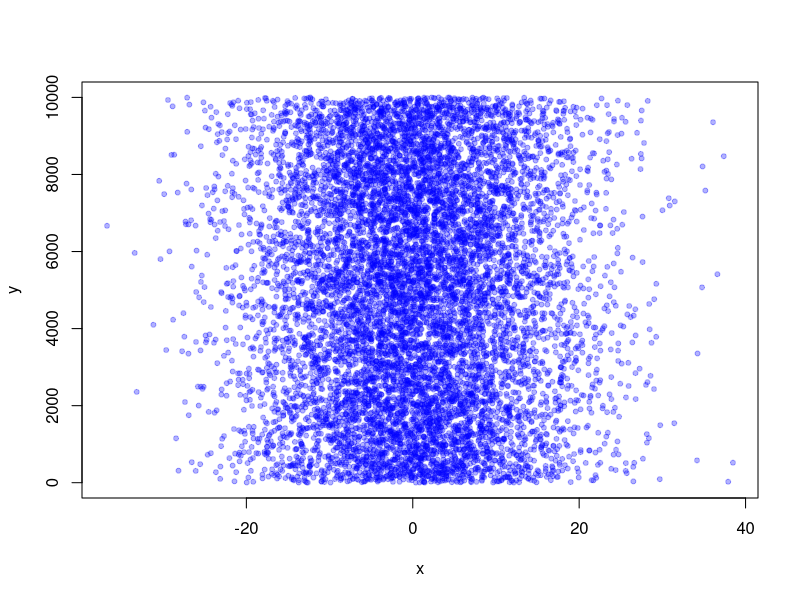
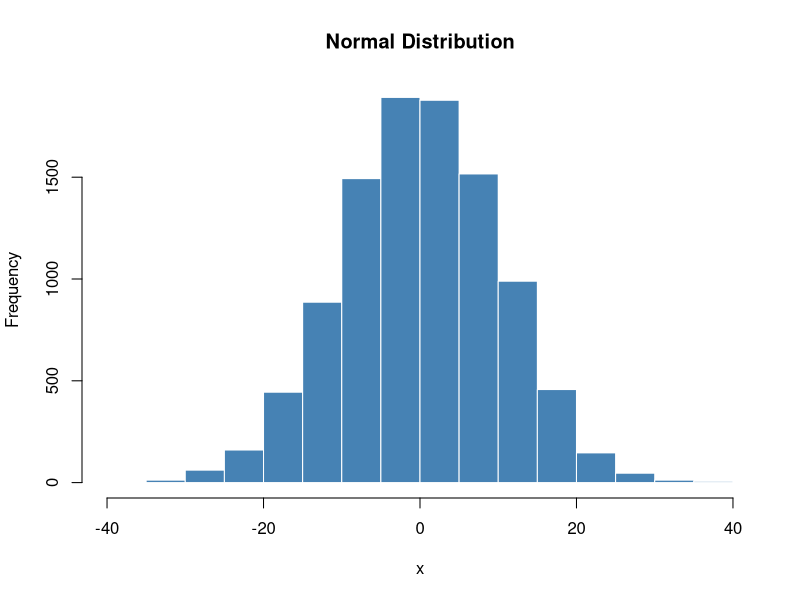
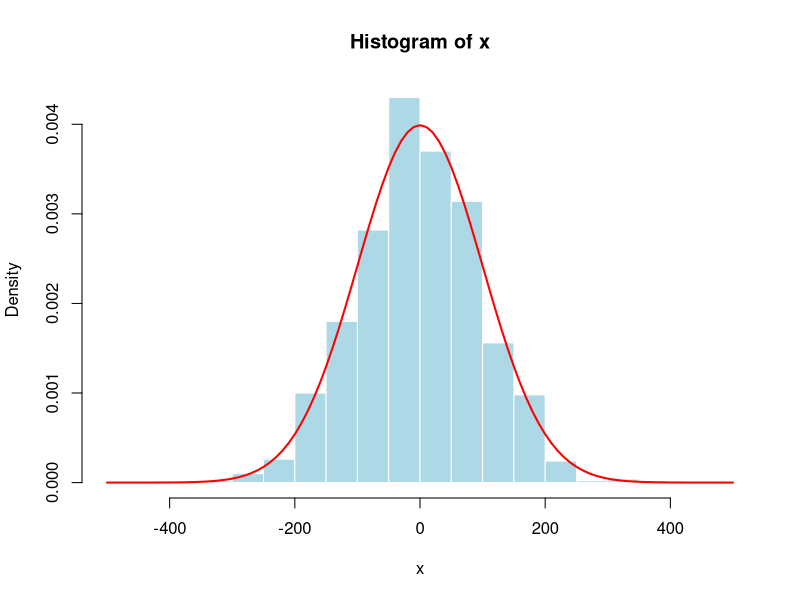
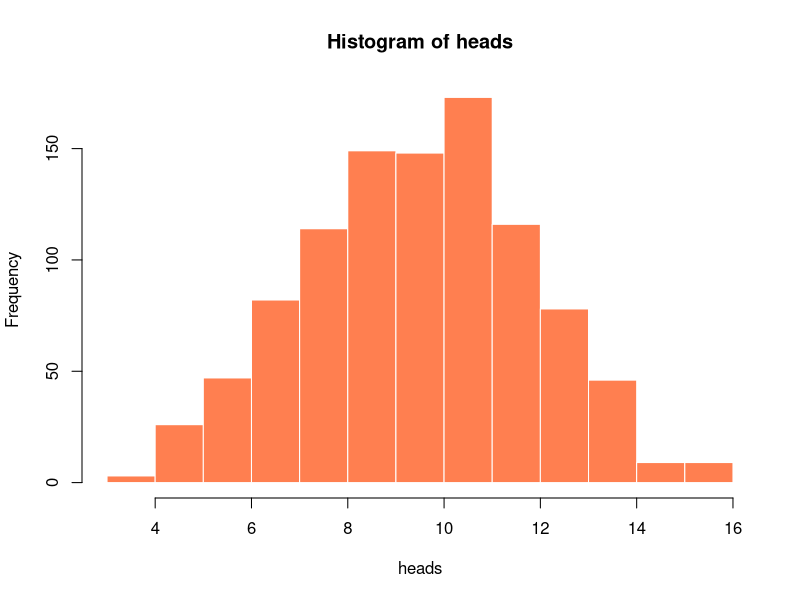
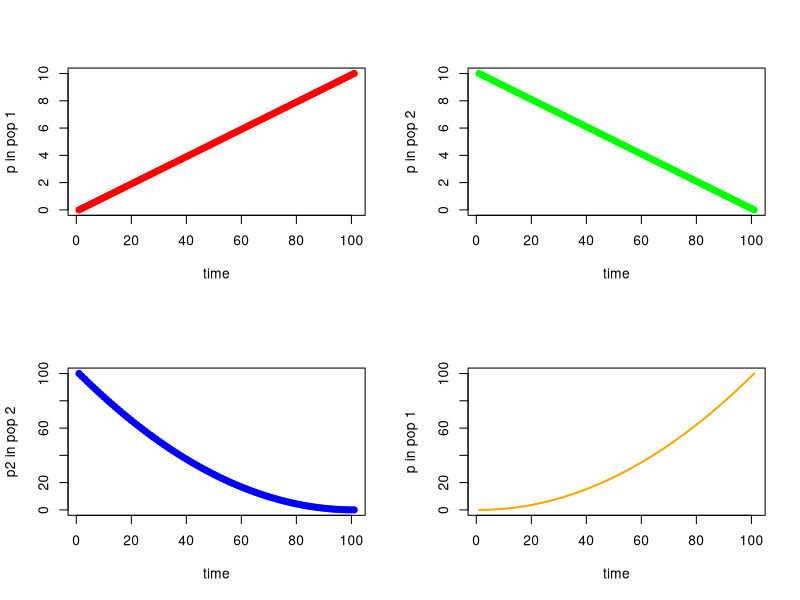
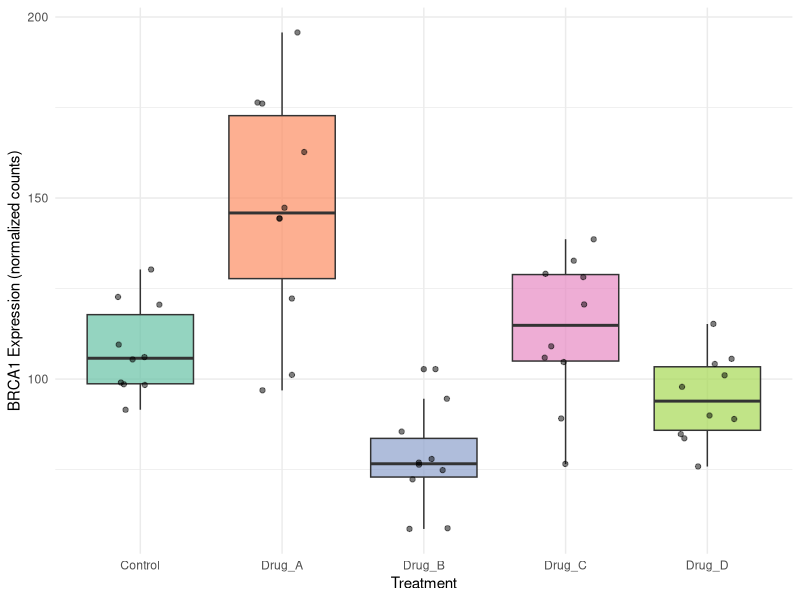

These figures' R source, in order:
## ---- chunk 1
#| label: setup
#| include: false

# Core data manipulation and visualization
library(tidyverse)
library(knitr)
library(readxl)

# Statistical analysis packages
library(MASS)        # LDA, robust regression
library(pwr)         # Power analysis
library(boot)        # Bootstrap methods
library(car)         # Companion to Applied Regression
library(survival)    # Survival analysis
library(nlme)        # Mixed effects models
library(broom)       # Tidy model output
library(emmeans)     # Estimated marginal means

# Set consistent theme for all plots
theme_set(theme_minimal(base_size = 14))

# Set seed for reproducibility
set.seed(2026)
## ---- chunk 2
#| label: basic-math
#| echo: true

4*4
(4+3*2^2)
## ---- chunk 3
#| label: assigning-variables
#| echo: true

x <- 2
x*3
y <- x * 3
y-2
## ---- chunk 4
#| label: week1-arithmetic-functions
#| echo: true

y <- 67
x <- 124
z <- (x*y)^2
print(z)
## ---- chunk 5
#| label: week1-strings-example
#| echo: true

x <- "I Love"
y <- "Biostatistics"
z <- c(x,y)
print(z)
## ---- chunk 6
#| label: week1-factors-example
#| eval: true
#| echo: true

z <- "low, medium, high"
z_factor <- as.factor(z)
print(z_factor)
## ---- chunk 7
#| label: example-vectors
#| echo: true

x <- c(2,3,4,2,1,2,4,5,10,8,9)
print(x)
## ---- chunk 8
#| label: week1-seq-example
#| echo: true

seq_1 <- seq(0.0, 10.0, by = 0.1)
print(seq_1)
## ---- chunk 9
#| label: week1-seq-squared
#| echo: true

seq_2 <- seq(10.0, 0.0, by = -0.1)
seq_square <- (seq_2)^2
print(seq_square)
## ---- chunk 10
#| label: fig-samples-output
#| fig-cap: "Random samples from distributions"
#| out-width: "70%"
#| echo: false
#| eval: true

x <- rnorm(10000, 0, 10)
y <- sample(1:10000, 10000, replace = T)
plot(x, y, pch = 20, col = rgb(0, 0, 1, 0.3))
## ---- chunk 11
#| label: fig-histogram-output
#| fig-cap: "Histogram of normally distributed data"
#| out-width: "70%"
#| echo: false
#| eval: true

x <- rnorm(10000, 0, 10)
hist(x, col = "steelblue", border = "white", main = "Normal Distribution")
## ---- chunk 12
#| label: fig-normal-curve-output
#| fig-cap: "Histogram with density curve overlay"
#| out-width: "70%"
#| echo: false
#| eval: true

x <- rnorm(1000, 0, 100)
hist(x, xlim = c(-500,500), col = "lightblue", border = "white", freq = FALSE)
curve(dnorm(x, 0, 100), xlim = c(-500,500), add=TRUE, col='Red', lwd=2)
## ---- chunk 13
#| label: fig-binomial-output
#| fig-cap: "Binomial distribution: 10 successes (out of 20 trials) is most frequent"
#| out-width: "60%"
#| echo: false
#| eval: true

heads <- rbinom(n=1000, size=20, prob=0.5)
hist(heads, col = "coral", border = "white")
## ---- chunk 14
#| label: fig-composite-output
#| fig-cap: "Multiple plots in a single figure"
#| out-width: "80%"
#| echo: false
#| eval: true

seq_1 <- seq(0.0, 10.0, by = 0.1)
seq_2 <- seq(10.0, 0.0, by = -0.1)

par(mfrow=c(2,2))
plot(seq_1, xlab="time", ylab="p in pop 1", type = "p", col = 'red', pch = 19)
plot(seq_2, xlab="time", ylab="p in pop 2", type = "p", col = 'green', pch = 19)
plot((seq_2)^2, xlab="time", ylab="p2 in pop 2", type = "p", col = 'blue', pch = 19)
plot((seq_1)^2, xlab="time", ylab ="p in pop 1", type = "l", col = 'orange', lwd = 2)
## ---- chunk 15
#| label: week1-dataframe-example
#| echo: true

hydrogel_concentration <- factor(c("low", "high", "high", "high",
                                    "medium", "medium", "medium","low"))
compression <- c(3.4, 3.4, 8.4, 3, 5.6, 8.1, 8.3, 4.5)
conductivity <- c(0, 9.2, 3.8, 5, 5.6, 4.1, 7.1, 5.3)
mydata <- data.frame(hydrogel_concentration, compression, conductivity)
row.names(mydata) <- paste0("Sample_", 1:8)

mydata |>
  rownames_to_column(var = "Sample") |>
  kable()
## ---- chunk 16
#| label: bio-example-setup
#| echo: true
#| output: false

set.seed(42)
gene_expression <- tibble(
  sample_id = paste0("S", 1:50),
  treatment = rep(c("Control", "Drug_A", "Drug_B", "Drug_C", "Drug_D"), each = 10),
  gene_BRCA1 = c(rnorm(10, 100, 15), rnorm(10, 150, 20), rnorm(10, 80, 12),
                  rnorm(10, 120, 18), rnorm(10, 95, 14)),
  gene_TP53 = c(rnorm(10, 200, 25), rnorm(10, 180, 22), rnorm(10, 250, 30),
                 rnorm(10, 190, 28), rnorm(10, 210, 24))
)
## ---- chunk 17
#| label: tbl-gene-data
#| echo: true

gene_expression |>
  head(8) |>
  kable(digits = 1)
## ---- chunk 18
#| label: tbl-summary-stats
#| echo: true

gene_expression |>
  group_by(treatment) |>
  summarise(
    n = n(),
    BRCA1_mean = mean(gene_BRCA1),
    BRCA1_sd = sd(gene_BRCA1),
    TP53_mean = mean(gene_TP53),
    TP53_sd = sd(gene_TP53)
  ) |>
  kable(digits = 1)
## ---- chunk 19
#| label: fig-gene-boxplot-output
#| fig-cap: "BRCA1 expression across treatment groups"
#| fig-width: 8
#| fig-height: 5
#| echo: false
#| eval: true

ggplot(gene_expression, aes(x = treatment, y = gene_BRCA1, fill = treatment)) +
  geom_boxplot(alpha = 0.7) +
  geom_jitter(width = 0.2, alpha = 0.5) +
  labs(x = "Treatment", y = "BRCA1 Expression (normalized counts)") +
  theme_minimal() +
  theme(legend.position = "none") +
  scale_fill_brewer(palette = "Set2")
## ---- chunk 20
#| label: stat-test-output
#| echo: false
#| eval: true

anova_result <- aov(gene_BRCA1 ~ treatment, data = gene_expression)
tidy(anova_result) |>
  kable(digits = 4, caption = "ANOVA Results: BRCA1 Expression by Treatment")
